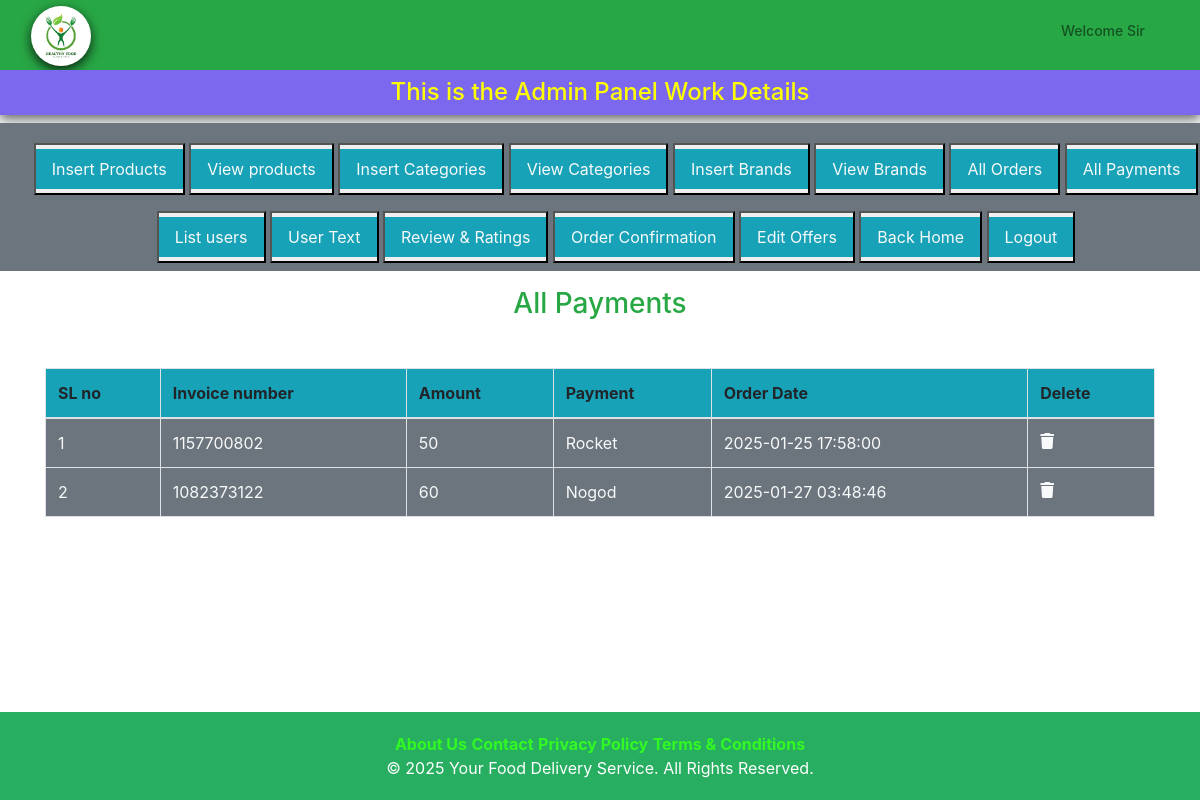
/admin/index.php?list_payment, run on the app's committed database.
### tables this page shows
CREATE TABLE `user_payments` (
  `payment_id` int(11) NOT NULL,
  `order_id` int(11) NOT NULL,
  `invoice_number` int(11) NOT NULL,
  `amount` int(11) NOT NULL,
  `payment_mode` varchar(255) NOT NULL,
  `date` timestamp NOT NULL DEFAULT current_timestamp() ON UPDATE current_timestamp()
);

### admin/list_payment.php (the view, shortened to what this page needs)
<h3 class="text-center text-success">All Payments</h3>
<table class="table table-bordered mt-5">
    <thead class="bg-info">
        <?php
         $get_payments="Select  * from `user_payments`";
         $result=mysqli_query($con,$get_payments);
         $row_count=mysqli_num_rows($result);
 if($row_count==0){
    echo "<h2 class='text-center text-danger mt-5'>No payment received yet</h2>";
 }else{
    echo "<tr>
    <th>SL no</th>
    <th>Invoice number</th>
    <th>Amount</th>
    <th>Payment</th>
    <th>Order Date</th>
    <th>Delete</th>
</tr>
</thead>
<tbody class='bg-secondary text-light'>";
    $number=0;
    while($row_data=mysqli_fetch_assoc($result)){
        $amount=$row_data['amount'];
        $invoice_number=$row_data['invoice_number'];
        $payment_mode=$row_data['payment_mode'];
        $date=$row_data['date'];
        $number++;
        echo "  <tr>
        <td>$number</td>
        <td>$invoice_number</td>
        <td>$amount</td>
        <td>$payment_mode</td>
        <td>$date</td>
        <td><a href='' class='text-light'><i class='fa-solid fa-trash'></i></a></td>
    </tr>";
    }
 }
        ?>
    </tbody>
</table>

### style.css (style rules this page uses)
* { margin:0; padding:0; box-sizing: border-box; overflow-x:hidden; }

### data on the page
user_payments: invoice_number "1157700802", amount "50", payment_mode "Rocket", date "2025-01-25 17:58:00"
user_payments: invoice_number "1082373122", amount "60", payment_mode "Nogod", date "2025-01-27 03:48:46"
